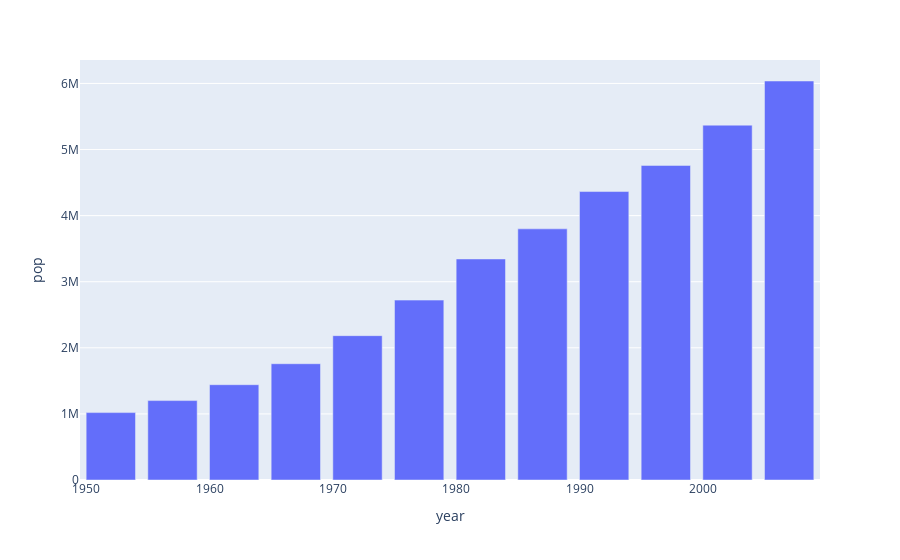

Here is the notebook cell this chart was saved with:
### Markdown cell above
## Bar chart with Plotly Express

### Code cell
# With px.bar, each row of the DataFrame is represented as a rectangular mark.
import plotly.express as px
data_libya = px.data.gapminder().query("country == 'Libya'")
fig = px.bar(data_libya, x='year', y='pop')
fig.show()

### Figure 1 — Plotly figure (JSON) as saved in the notebook; plotly's stock layout.template omitted (floating-point values rounded to 4 significant figures)
{"data": [{"alignmentgroup": "True", "hoverlabel": {"namelength": 0}, "hovertemplate": "year=%{x}<br>pop=%{y}", "legendgroup": "", "marker": {"color": "#636efa"}, "name": "", "offsetgroup": "", "orientation": "v", "showlegend": false, "textposition": "auto", "type": "bar", "x": [1952, 1957, 1962, 1967, 1972, 1977, 1982, 1987, 1992, 1997, 2002, 2007], "xaxis": "x", "y": [1019729, 1201578, 1441863, 1759224, 2183877, 2721783, 3344074, 3799845, 4364501, 4759670, 5368585, 6036914], "yaxis": "y"}], "layout": {"barmode": "relative", "legend": {"tracegroupgap": 0}, "margin": {"t": 60}, "xaxis": {"anchor": "y", "domain": [0, 1], "title": {"text": "year"}}, "yaxis": {"anchor": "x", "domain": [0, 1], "title": {"text": "pop"}}}}
